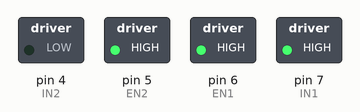
Recording of a sketch running on a simulated Arduino Uno, built with avr-gcc and run on an emulated ATmega328P. Parts: switched loads named in the sketch (green lamp = pin HIGH).

Above: at 0.1 s.
Timing chart, 0 to 1.6 s (numbered marks = the images above):
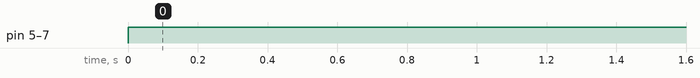

The sketch:

C_I_week__for_Motor.ino
```cpp
//This motor shield use Pin 6,5,7,4 to control the motor
// Simply connect your motors to M1+,M1-,M2+,M2-

int EN1 = 6;
int EN2 = 5;  //Roboduino Motor shield uses Pin 9
int IN1 = 7;
int IN2 = 4; //Latest version use pin 4 instead of pin 8


void Motor1(int pwm, boolean reverse)
        {
          analogWrite(EN1,pwm); //set pwm control, 0 for stop, and 255 for maximum speed
         if(reverse)
         {
          digitalWrite(IN1,HIGH);
         }
        else
        {
          digitalWrite(IN1,LOW);
         }
        }

void Motor2(int pwm, boolean reverse)
        {
          analogWrite(EN2,pwm);
         if(reverse)
         {
          digitalWrite(IN2,HIGH);
         }
        else
        {
          digitalWrite(IN2,LOW);
         }
        }

void setup()
{
    int i;
   // for(i=6;i<=9;i++) //For Roboduino Motor Shield
   // pinMode(i, OUTPUT);  //set pin 6,7,8,9 to output mode

    for(i=4;i<=7;i++)  //For Arduino Motor Shield
    pinMode(i, OUTPUT);  //set pin 4,5,6,7 to output mode

    Serial.begin(9600);
}


void loop()
{
  int i = 0;
  while(i < 10){
      Motor1(255,true);
      Motor2(255,false);
      i++;
  }

  while(i< 0){
    Motor1(255,true);
     Motor2(255,true);
     i--;
    }
}
```

Measured:
- by itself, pin 5 (EN2), pin 6 (EN1), pin 7 (IN1): LOW → HIGH at 0.00 s
